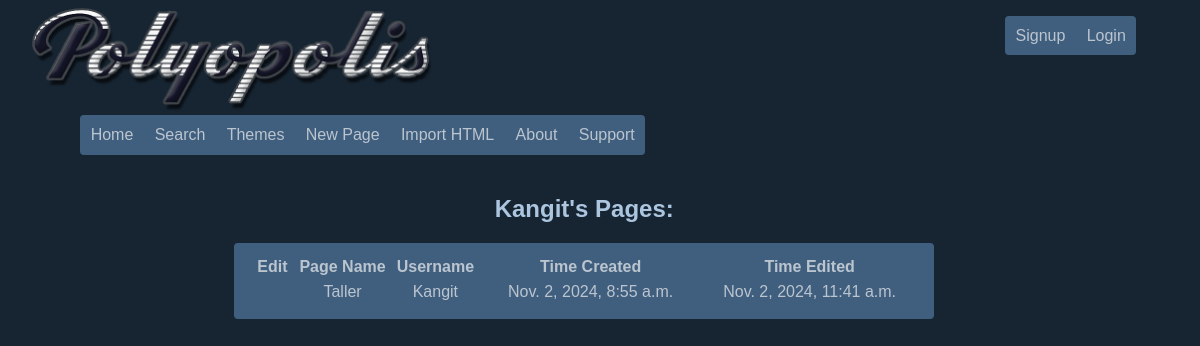
/user/?query=Kangit, run on the app's committed database.
### builder/models.py (models this page shows, shortened)
class Page(models.Model):
    id = models.UUIDField(primary_key=True, default=uuid.uuid4, editable=False)
    title = models.CharField(max_length=200, default="")
    owner = models.ForeignKey(settings.AUTH_USER_MODEL, on_delete=models.CASCADE)
    created_at = models.DateTimeField(auto_now_add=True)
    touch_time = models.DateTimeField(auto_now_add=True)
    content = models.TextField()  # This stores the cleaned HTML content of the page
    unlisted = models.BooleanField(default=False)           # Premium Feature - Prevents pages from appearing in master list
    private = models.BooleanField(default=False)            # Premium Feature - Allows users to restrict a page to specific users
    locked = models.BooleanField(default=False)             # Premium Feature - Locks a page behind a password screen.
    passwd = models.CharField(max_length=200,default="")    # This is kinda gross right now. Better make sure this is hashed lol.
    theme = models.ForeignKey(Theme, on_delete=models.CASCADE, related_name='pages', default=None, null=True)
    jscript = models.BooleanField(default=False)            # Controls if javascript is allowed

### builder/views.py (the view)
# urls.py: path('user/', views.user_page, name='user'),
def user_page(request):
    form = SearchForm()
    results = set()  # Use a set to prevent duplicate pages
    query = ''
    if 'query' in request.GET:
        form = SearchForm(request.GET)
        if form.is_valid():
            query = form.cleaned_data['query']
            owner_matches = Page.objects.filter(owner__username__icontains=query)
            results.update(owner_matches)
    return render(request, 'builder/user_page.html', {'form': form, 'results': list(results), 'username': query})

### builder/templates/builder/user_page.html (shortened to what this page needs)
{% extends 'builder/base.html' %}
{% block content %}
<!DOCTYPE html>
<html>
<head>
</head>
<body>
    {% if results %}
    <h2>{{ username }}'s Pages:</h2>
    <table class="link_list">
        <tr>
          <th>Edit</th>
          <th>Page Name</th>
          <th>Username</th>
          <th>Time Created</th>
          <th>Time Edited</th>
        </tr>
        {% for page in results %}
        <tr>
                {% if user == page.owner %}
                <td><a href="{% url 'page_editor' page.id %}"><big>✎</big></a> &nbsp; <a href="{% url 'page_delete' page.id %}"><big>✖</big></a></td>
                {% else %}
                <td></td>
                {% endif %}
                <td><a href="{% url 'page_viewer' page.id %}">{{ page.title }}</a></td>
                <td><a href="/user/?query={{ page.owner.username }}">{{ page.owner }}</a></td>
                <td class="time"><a href="{% url 'page_viewer' page.id %}">{{ page.created_at }}</a></td>
                <td class="time"><a href="{% url 'page_viewer' page.id %}">{{ page.touch_time }}</a></td>
        </tr>
        {% endfor %}
    </table>
    {% else %}
        <h2>{{ username }} has no pages yet!</h2>
    {% endif %}
</body>
</html>
{% endblock %}

### static/css/default.css (style rules this page uses)
:root { --back: #172533; --backimg: none; --text: #acc6e0; --accent: #405f7f; --accent_hov: #2f465d; --accent_text: #bbc5cf; }

### static/css/layout.css (style rules this page uses)
html, body { background-color: var(--back); background-image: var(--backimg); background-repeat: repeat; background-attachment: fixed; color: var(--text); font-family: Arial, sans-serif; width: 98%; overflow-x: hidden; box-sizing: border-box; }
* { box-sizing: border-box; }
a { color: inherit; text-decoration-line: none; }
.link_list { background-color: var(--accent); color: var(--accent_text); padding: 1vw; border-radius: 4px; }
td { padding-left: 2vw; padding-right: 2vw; padding-top: 4px; padding-bottom: 4px; text-align: center; max-width: 30vw; overflow: hidden; border-radius: 4px; white-space: nowrap; }
.time { white-space: nowrap; }
.right, .but_nav, .but_nav_left, .but_nav_right, td { transition: all 0.4s ease-in-out; }

### data on the page
Page: title "Taller", owner "Kangit", created_at "Nov. 2, 2024, 8:55 a.m.", touch_time "Nov. 2, 2024, 11:41 a.m."

### other printed values
{{ username }} "Kangit"
